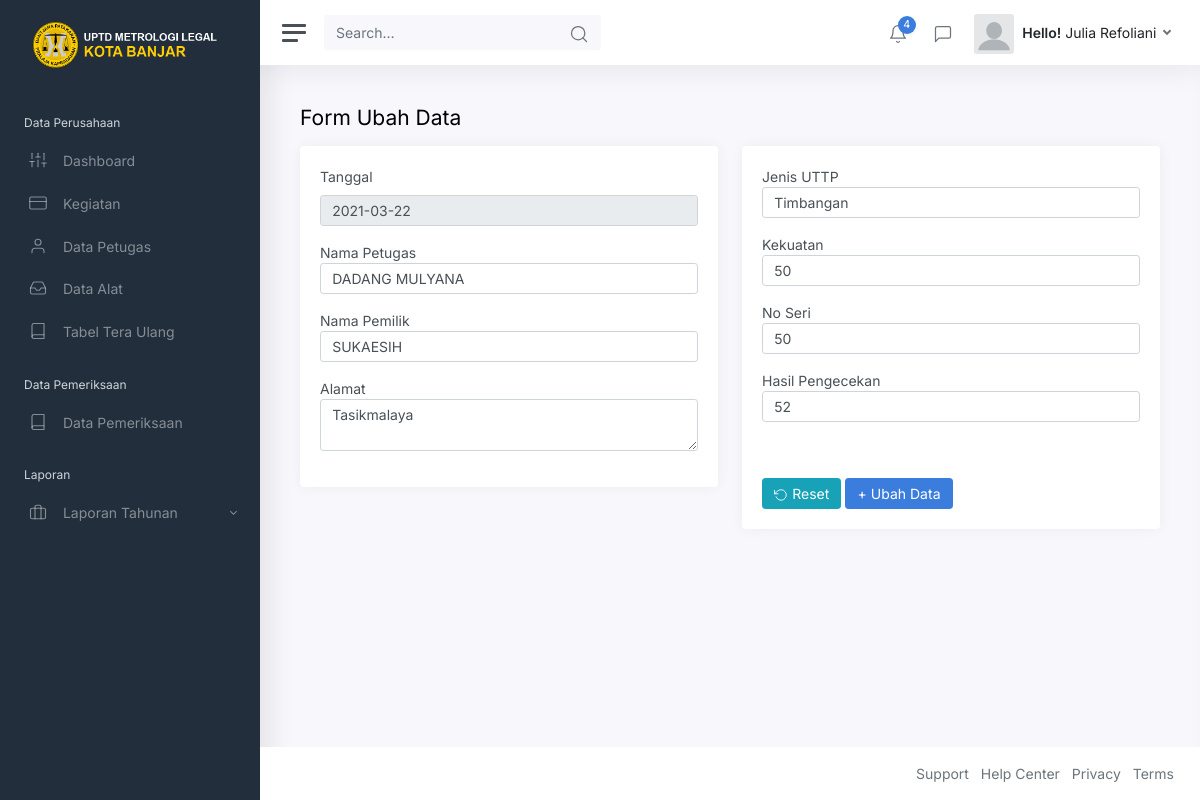
The app's page /view/edit_tabel.php?id=72 with its own data.
### tables this page shows
CREATE TABLE `tbl_pengecekan` (
  `no` int(20) NOT NULL,
  `tanggal` varchar(20) NOT NULL,
  `nm_petugas` varchar(20) NOT NULL,
  `nm_pemilik` varchar(20) NOT NULL,
  `alamat` text NOT NULL,
  `jenisuttp` varchar(20) NOT NULL,
  `standar_kekuatan` varchar(20) NOT NULL,
  `noseri` int(20) NOT NULL,
  `hasil_pengecekan` int(20) NOT NULL,
  `kualitas` varchar(10) NOT NULL
);

### view/edit_tabel.php (the view, shortened to what this page needs)
<?php
  include '../asset/koneksi.php';
  if (isset($_GET['id'])) {
    $id = ($_GET["id"]);
    $query = "SELECT * FROM tbl_pengecekan WHERE no='$id'";
    $result = mysqli_query($link, $query);
    $data = mysqli_fetch_assoc($result);
    $tanggal=$data['tanggal'];
    $petugas = $data['nm_petugas'];
    $nama = $data['nm_pemilik'];
    $alamat = $data['alamat'];
    $jenisuttp  = $data['jenisuttp'];
    $kekuatan = $data['standar_kekuatan'];
    $noseri = $data['noseri'];
    $jumlah = $data['hasil_pengecekan'];
  } else {
    header("location:table.php");
  }
?>
<!DOCTYPE html>
<html lang="en">
<head>
	<link href="../css/app.css" rel="stylesheet">
</head>
<body>
	<div class="wrapper">
		<nav id="sidebar" class="sidebar">
		<?php
		include '../asset/sidebar_menu.php';
		?>
		</nav>
		<div class="main">
			<nav class="navbar navbar-expand navbar-light navbar-bg">
				<a class="sidebar-toggle d-flex">
          <i class="hamburger align-self-center"></i>
        </a>
				<form class="d-none d-sm-inline-block">
					<div class="input-group input-group-navbar">
						<input type="text" class="form-control" placeholder="Search…" aria-label="Search">
						<button class="btn" type="button">
              <i class="align-middle" data-feather="search"></i>
            </button>
					</div>
				</form>
				<div class="navbar-collapse collapse">
					<ul class="navbar-nav navbar-align">
						<li class="nav-item dropdown">
							<a class="nav-icon dropdown-toggle" href="#" id="alertsDropdown" data-bs-toggle="dropdown">
								<div class="position-relative">
									<i class="align-middle" data-feather="bell"></i>
									<span class="indicator">4</span>
								</div>
							</a>
						</li>
						<li class="nav-item dropdown">
							<a class="nav-icon dropdown-toggle" href="#" id="messagesDropdown" data-bs-toggle="dropdown">
								<div class="position-relative">
									<i class="align-middle" data-feather="message-square"></i>
								</div>
							</a>
						</li>
						<?php
						include '../asset/top-menu.php'
						?>
						</li>
					</ul>
				</div>
			</nav>
			<main class="content">
				<div class="container-fluid p-0">
					<h1 class="h3 mb-3">Form Ubah Data</h1>
					<div class="row">
					<div class='col-12 col-md-6'>
						<div class="card">
							<div class="card-body">
							<form  action="../asset/aksi_tabel_tera/proses_edit_table.php" method="POST">
									<div class="form-group mb-3">
										<label class="form-label">Tanggal</label>
										<input type="text" name="tanggal" id="tanggal" class="form-control" value="<?php echo $tanggal ?>" readonly>
									</div>
									<div class="form-group mb-3">
                                        <label for="petugas mb-3" class=" form-control-label">Nama Petugas</label>
                                    	<input type="text" name="petugas" id="petugas" class="form-control" value="<?php echo $petugas ?>">
                                    </div>
                                        <div class="form-group mb-3">
                                    	<label for="nama" class=" form-control-label">Nama Pemilik</label>
                                        <input type="text" name="nama" id="nama" class="form-control" value="<?php echo $nama ?>" >
                                    </div>
                                        <div class="form-group mb-3">
        								<label for="alamat" class=" form-control-label">Alamat</label>
                                        <textarea name="alamat" id="alamat" class="form-control"><?php echo $alamat ?></textarea>
                                    </div>
							</div>
						</div>
						</div>
						<div class='col-12 col-md-6 '>
						<div class="card">
							<div class="card-body">
										<div class="form-group mb-3">
                                        <label for="jenisuttp" class=" form-control-label">Jenis UTTP</label>
                                        <input type="text" name="jenisuttp" id="jenisuttp" class="form-control" value="<?php echo $jenisuttp ?>">
                                    </div>
                                   		<div class="form-group mb-3">
                                        <label for="kekuatan" class=" form-control-label">Kekuatan</label>
                                        <input type="text" name="kekuatan" id="kekuatan" class="form-control" value="<?php echo $kekuatan ?>">
									</div>
                                    	<div class="form-group mb-3">
                                        <label for="noseri" class=" form-control-label">No Seri</label>
                                        <input type="number"  name="noseri" id="noseri" value="<?php echo $noseri ?>" class="form-control">
                                    </div>
                                    	<div class="form-group mb-3">
                                        <label for="jumlah" class=" form-control-label">Hasil Pengecekan</label>
                                        <input type="number" name="jumlah" id="jumlah"  value="<?php echo $jumlah ?>" class="form-control">
                                    </div>
							</div>
							<div class="card-body">
							<button type="reset" name="s" class="btn btn-medium btn-info" value="Reset Form"><i class="align-middle me-1" data-feather="rotate-ccw"></i>Reset</button>
                            <button type="submit" name="edit" id="edit" class="btn btn-primary">+ Ubah Data</button>
						</div>
						</div>
						</div>
			</main>
			<footer class="footer">
				<div class="container-fluid">
					<div class="row text-muted">
						<div class="col-6 text-start">
						</div>
						<div class="col-6 text-end">
							<ul class="list-inline">
								<li class="list-inline-item">
									<a class="text-muted" href="#">Support</a>
								</li>
								<li class="list-inline-item">
									<a class="text-muted" href="#">Help Center</a>
								</li>
								<li class="list-inline-item">
									<a class="text-muted" href="#">Privacy</a>
								</li>
								<li class="list-inline-item">
									<a class="text-muted" href="#">Terms</a>
								</li>
							</ul>
						</div>
					</div>
				</div>
			</footer>
		</div>
	</div>
</body>
</html>

### records on screen
tbl_pengecekan: tanggal "2021-03-22", petugas "DADANG MULYANA", nama "SUKAESIH", alamat "Tasikmalaya", jenisuttp "Timbangan", kekuatan "50", noseri "50", jumlah "52"
